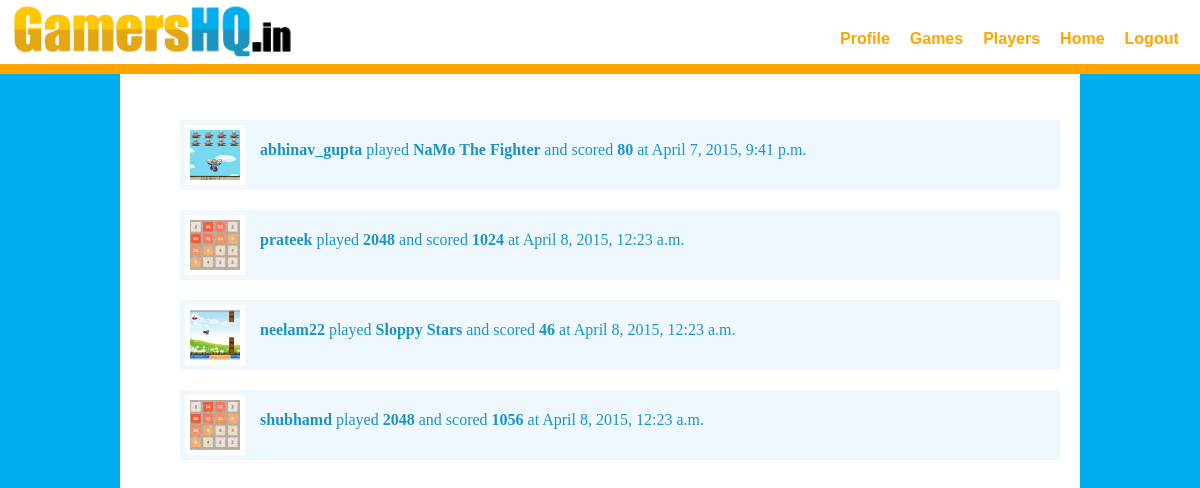
/feed/, run on the app's committed database.
### games/models.py (models this page shows, shortened)
class GameSubmission(models.Model):
	game = models.ForeignKey(GameDetail)
	user = models.ForeignKey(User)
	timestamp = models.DateTimeField(auto_now_add = True)
	score = models.IntegerField(default=0)

class GameDetail(models.Model):
	game_name = models.CharField(max_length=128,blank=False)
	game_image = models.ImageField(upload_to="games_image/",blank=True)
	game_slug_field = models.CharField(max_length=128)
	game_highscore =models.IntegerField(default=0)
	game_highscorer = models.ForeignKey(User)

### home/views.py (the view)
# urls.py: url(r'^feed/',news_feed,name="news_feed_view"),
def news_feed(request):
	recent_feed = GameSubmission.objects.all()
	context_dict = { 'feed':recent_feed }
	return render(request,"home/feed.html",context_dict)

### templates/home/feed.html (shortened to what this page needs)
<!DOCTYPE html>
{% load staticfiles %}
<html>
<head>
	<link rel="stylesheet" href="{% static "css/nav.css" %}">
	<link rel="stylesheet" href="{% static "css/feed.css" %}">
</head>
</body>
<nav class="flex_container">
		<img src="{% static "images/logo.jpg" %}"/>
		<ul class="flex_container">
			<li><a href ="/users" a>Profile</a></li>
			<li><a href ="/games" a>Games</a></li>
			<li><a href ="/users/all">Players</a></li>
			<li><a href="/feed" a>Home</a></li>
			<li><a href="/logout">Logout</a></li>
		</ul>
</nav>
<div id="empty_div">
</div>
<div>
	<ul id="feed_ul">
		{% for x in feed %}
		<li class="flex_container">
			<img src = "{{x.game.game_image.url}}" width="50px" height="50px" />
			<p>
			<strong> {{x.user.username}} </strong> played <strong> {{x.game.game_name}} </strong> and scored <strong> {{x.score}} </strong>
			at {{x.timestamp}}
			</p>
		</li>
		{% endfor %}
	</ul>
</div>
</body>
</html>

### static/css/nav.css (style rules this page uses)
html { background-color: #00ADEF; padding: 0px; min-height: 900px; }
nav ul { list-style: none; color:blue; margin-left: 40%; margin-top: 30px; }
nav ul li { list-style: none; margin-left: 20px; }
nav a { text-decoration: none; color:orange; font-style: bold; font-family: sans-serif; font-weight: bold; }
nav { background-color: white; border-bottom: 10px solid orange; position:fixed; width: 100%; margin-left: -10%; margin-top: 0%; }
nav img { width:25%; height: 25%; }
.flex_container { display: flex; direction: row; }
#empty_div { height: 100px; }

### static/css/feed.css (style rules this page uses)
#feed_ul li { background-color: aliceblue; padding:5px; margin:20px; color:rgb(27, 148, 194); }
#feed_ul li img { border: 5px solid white; margin-right: 15px; }

### data on the page
GameSubmission: game.game_image (picture), user.username "abhinav_gupta", game.game_name "NaMo The Fighter", score "80", timestamp "April 7, 2015, 9:41 p.m."
GameSubmission: game.game_image (picture), user.username "prateek", game.game_name "2048", score "1024", timestamp "April 8, 2015, 12:23 a.m."
GameSubmission: game.game_image (picture), user.username "neelam22", game.game_name "Sloppy Stars", score "46", timestamp "April 8, 2015, 12:23 a.m."
GameSubmission: game.game_image (picture), user.username "shubhamd", game.game_name "2048", score "1056", timestamp "April 8, 2015, 12:23 a.m."
